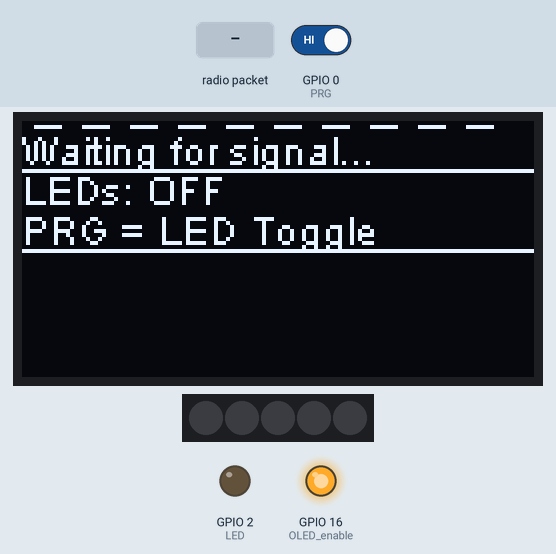
A sketch run on a simulated ESP32. Shown: 128×64 one-colour display, 5 RGB LEDs in strip order, left to right, output pins drawn as LEDs (lit = HIGH). Dashed ring = blinking. The test bench sets the inputs (shaded band); at power-on: GPIO 0 (PRG) HIGH. No radio packets arrive unless stated; what the sketch prints to the serial monitor is not drawn.

Above: at 5.16 s.
5.2 s: radio packet "---" arrives
At 5.79 s:
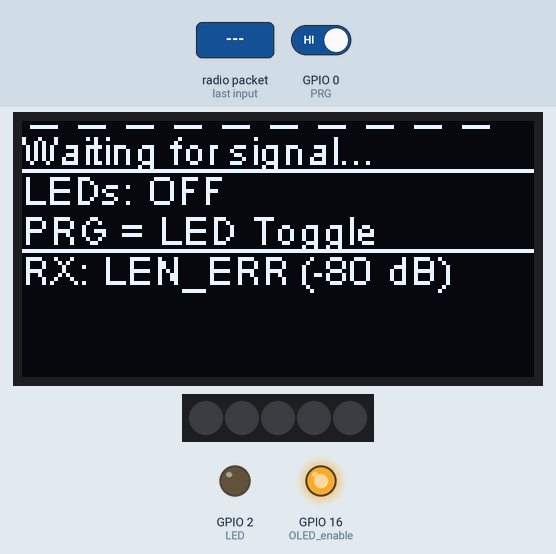
6.9 s: GPIO 0 (PRG) driven LOW
At 7.65 s:
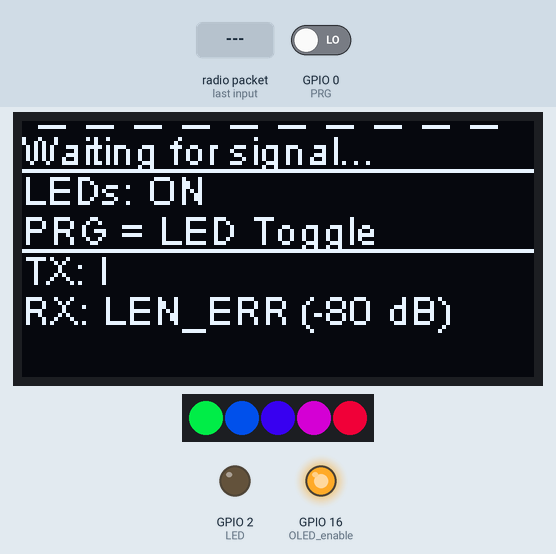
9.6 s: radio packet "I" arrives
At 9.79 s:
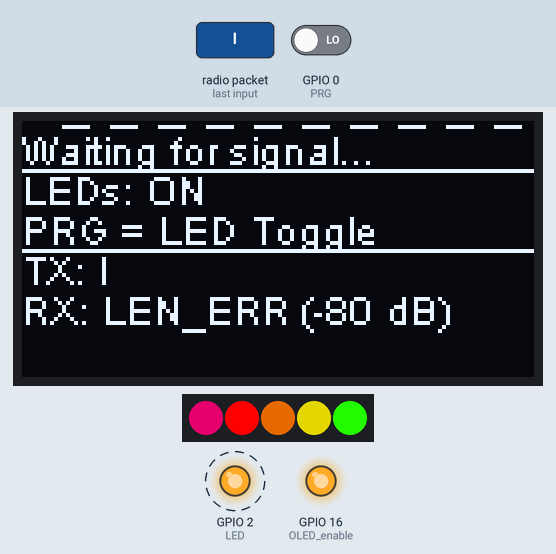
12.0 s: radio packet "O" arrives
At 12.22 s:
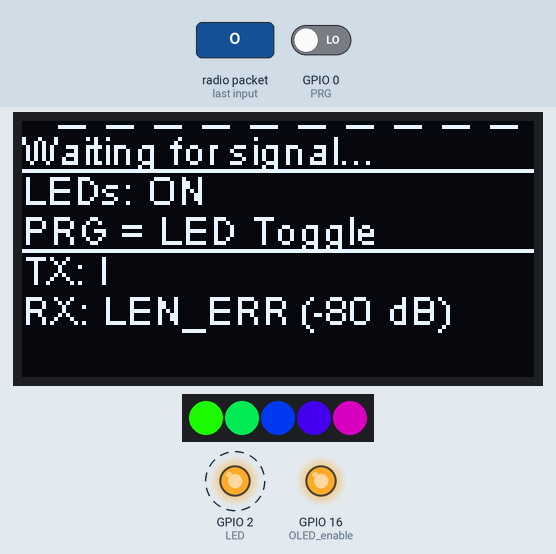
15.0 s: radio packet "0" arrives
At 15.26 s:
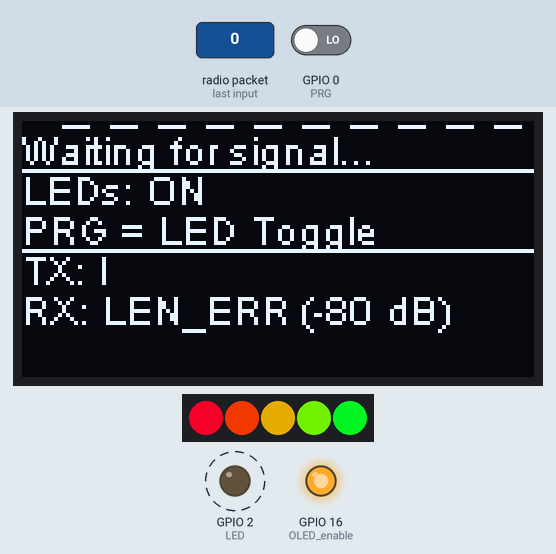
17.8 s: radio packet "5" arrives
At 18.0 s:
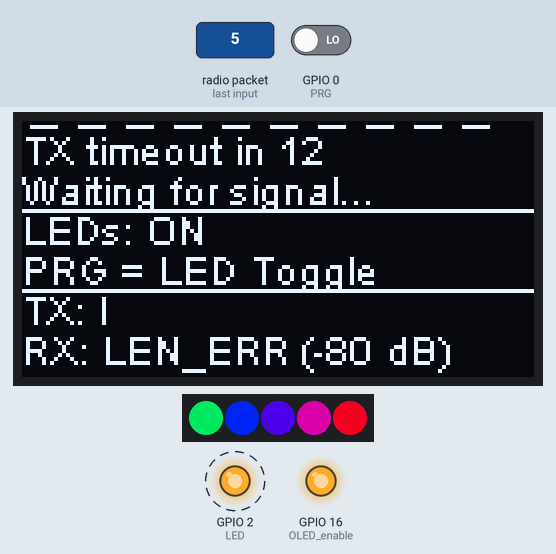
Timing chart, 0 to 23.6 s (numbered marks = the images above; inputs shaded):
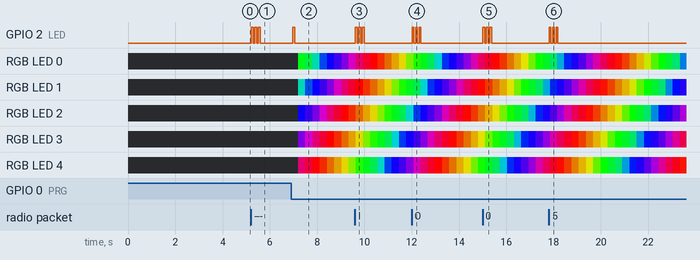

Measured:
- after the input at 5.2 s, GPIO 2 (LED): alternates HIGH for 0.08 s and LOW for 0.08 s, 6 changes in all, then stays LOW, starting at once
- after the input at 6.9 s, GPIO 2 (LED): LOW → HIGH after 0.07 s, → LOW 0.08 s later; the display: first changes after 0.30 s (image 2 shows a later state)
- after the input at 9.6 s, GPIO 2 (LED): alternates HIGH for 0.08 s and LOW for 0.08 s, 6 changes in all, then stays LOW, starting at once
- after the input at 12.0 s, GPIO 2 (LED): alternates HIGH for 0.08 s and LOW for 0.08 s, 6 changes in all, then stays LOW, starting at once
- after the input at 15.0 s, GPIO 2 (LED): alternates HIGH for 0.08 s and LOW for 0.08 s, 6 changes in all, then stays LOW, starting at once; the display: changes after 0.12 s (image 5)
- after the input at 17.8 s, GPIO 2 (LED): alternates HIGH for 0.08 s and LOW for 0.08 s, 6 changes in all, then stays LOW, starting at once

The sketch:

NeoLoRa.ino
```cpp
// This code was made for the TTGO LoRa32, but should work with the rights PINs set on any Arduino with the necessary LoRa hardware

#include "FastLED.h"
#include "SSD1306.h"
#include "SPI.h"
#include "LoRa.h"

#define SCK 5 // GPIO5 - SX1278's SCK
#define MISO 19 // GPIO19 - SX1278's MISO
#define MOSI 27 // GPIO27 - SX1278's MOSI
#define SS 18 // GPIO18 - SX1278's CS
#define RST 14 // GPIO14 - SX1278's RESET
#define DI0 26 // GPIO26 - SX1278's IRQ (interrupt request)
#define BAND 915E6 // 915E6

#define LED_PIN 21 // Neopixel Data Out Pin
#define LED_TYPE WS2812
#define COLOR_ORDER GRB
#define LED_COUNT 5 // Number of LEDs
#define BRIGHTNESS 255

#define PRG 0 // Onboard button pin
#define LED 2 // Onboard LED
#define SCRWIDTH 128 // Width of onboard OLED
#define SCRHEIGHT 64
#define YOFFSET 1 // Used to give room for the animations

String outgoing; // outgoing message

byte msgCount = 0; // count of outgoing messages
byte localAddress = 0xBB; // address of this device
byte destination = 0xFF; // destination to send to
long lastSendTime = 0; // last send time
int interval = 5000; // interval between sends

int time_offset = 0; // Used for calculating sync offset
int remote_millis = 0; // Remote device current time
bool transmitter = false; // Device defaults to receive mode - PRG button must be pressed during boot to become the new transmitter
String last_sent = ""; // Keep track of the most recent broadcasted message
String last_received = ""; // Keep track of the most recent received message
float idle_timeout = 30000; // How long, in ms, before the device defaults to transmit mode, assuming it won't get a signal
int last_rx_time = 0;  // How long since the last message

SSD1306 display(0x3c, 4, 15); // Define display
int yvals[128]; // Useful for plotting data - currently unused
int line = 0; // Used for keeping track of which line of text you're on
int lnspace = 10; // Line spacing for text
int txtheight = 10; // Used to separately calculate screen overflow
int txtoffset = 0; // Offsets the text on y axis by this many pixels - can be adjusted per-line as needed

bool led_enabled = false; // Toggle for Neopixels
CRGB leds[LED_COUNT]; // Store LED values

bool booted = false; // Variable to keep track of setup() state

bool txt(String input = "", bool scrupdate = false, int custom_line = -1) { // Draw a string with automatic line arrangement
  int txty = line * lnspace + YOFFSET;

  if (input == "---") {
    txty++;
    display.drawLine(0, txty, SCRWIDTH - 1, txty);
    txtoffset += 2;
    return true;
  }

  if (txty + txtheight > SCRHEIGHT) {
    return false;
  }

  display.drawString(0, txty, input);
  if (scrupdate) {
    display.display();
  }

  if (custom_line == -1) {
    line++; // Increment line
  }

  return true;
}

void cldsp() { // Clear display and reset line
  display.clear();
  line = 0;
}

void setup() {
  // put your setup code here, to run once:
  xTaskCreate( // Scheduled loop for handling LED updates https://techtutorialsx.com/2017/05/06/esp32-arduino-creating-a-task/
    LEDBlink, // Function
    "LEDBlink", // Task name
    10000, // Stack size
    NULL, // Parameter passed
    1, // Priority
    NULL // Handle
  );

  xTaskCreate( // Scheduled loop for handling button input
    ButtonPoll,
    "ButtonPoll",
    10000,
    NULL,
    1,
    NULL
  );

  pinMode(16, OUTPUT); // OLED enable
  pinMode(LED, OUTPUT); // Onboard LED
  pinMode(PRG, INPUT); // Onboard button

  digitalWrite(16, LOW); // set GPIO16 low to reset OLED
  delay(50);
  digitalWrite(16, HIGH); // while OLED is running, GPIO16 must go high

  // Initialize display
  display.init();
  display.flipScreenVertically();
  display.setFont(ArialMT_Plain_10);
  display.setTextAlignment(TEXT_ALIGN_LEFT);

  // Loading animation
  int dot_delay = 50;
  for (int i = 0; i < 60; i++) {
    String dots = "";
    for (int j = 0; j < i % 4; j++) {
      dots += ".";
    }

    String lorasync = "LoRa Sync Test" + dots;
    txt(lorasync);

    txt("PRG = Transmit Mode");
    txt("---");

    if (transmitter) {
      txt("Transmit Mode enabled");
    } else {
      txt("Transmit Mode will start");
      txt("automatically in " + String(int(idle_timeout/1000)) + "s");
    }

    display.display();

    delay(dot_delay);
    cldsp();
  }

  // Enable LoRa
  SPI.begin(SCK, MISO, MOSI, SS);
  LoRa.setPins(SS, RST, DI0);
  if (!LoRa.begin(868)) {
    txt("Starting LoRa failed!", true);
    while (1);
  }

  // Initialize FastLED
  FastLED.addLeds<LED_TYPE, LED_PIN, COLOR_ORDER>(leds, LED_COUNT)
  .setCorrection(TypicalLEDStrip)
  .setDither(BRIGHTNESS < 255);

  FastLED.setBrightness(BRIGHTNESS);
  FastLED.clear();
  FastLED.show();

  if (transmitter) { // Send initial sync message
    String message = String(millis());
    sendMessage(message);
    lastSendTime = millis();
  }

  booted = true;
}

void loop() {
  cldsp();

  last_rx_time = millis() + time_offset - remote_millis; // Calculate how long since the last message
  if (!transmitter) {
    if (last_rx_time > idle_timeout) {
      transmitter = true;
    } else if (last_rx_time > idle_timeout * .5) {
      txt("TX timeout in " + String(int((idle_timeout - last_rx_time) / 1000)));
    }
  }

  int x_prog;

  if (transmitter) {
    x_prog = int(((millis() % 1000) / 1000.0) * SCRWIDTH); // Used for calculating the x position of the moving part on the sync animations

    txt("Transmitting...");

    if (millis() % 2000 < 1000) { // Animate using millis as reference
      display.drawLine(0, 1, x_prog, 1);
    } else { // Even other second
      display.drawLine(x_prog, 1, SCRWIDTH - 1, 1);
    }

    if (millis() - lastSendTime > interval) { // Broadcast millis every interval
      String message = String(millis());
      sendMessage(message);
      lastSendTime = millis();
    }

  } else if (!time_offset) { // Waiting for signal
    txt("Waiting for signal...");

    // Waiting for signal animation
    int dashes = 10;
    int dash_space = int((SCRWIDTH - 1) / dashes);
    int dash_width = (SCRWIDTH - 1) / dashes / 2;
    int dash_offset = int((-millis() * .02)) % dash_space;

    for (int i = 0; i < dashes; i++) {
      display.drawLine(dash_space * i + dash_offset, 1, // x1, y1
                       dash_space * i + dash_width + dash_offset, 1); // x2, y2
    }

  } else { // Signal received
    x_prog = int((((millis() + time_offset) % 1000) / 1000.0) * SCRWIDTH); // Used for calculating the x position of the moving part on the sync animations

    txt("Receiving...");

    if ((millis() + time_offset) % 2000 < 1000) { // Opposite behavior of transmitter
      display.drawLine(SCRWIDTH - 1, 1, SCRWIDTH - 1 - x_prog, 1);
    } else {
      display.drawLine(SCRWIDTH - 1 - x_prog, 1, 0, 1);
    }
  }

  txt("---");

  if (led_enabled) { // Display LED status
    txt("LEDs: ON");
  } else {
    txt("LEDs: OFF");
  }

  txt("PRG = LED Toggle");

  txt("---");

  if (last_sent != "")  {
    String tx = "TX: " + last_sent;
    txt(tx);
  }

  if (last_received != "") {
    String rx = "RX: " + last_received + " (" + String(LoRa.packetRssi(), DEC) + " dB)";
    txt(rx);
  }

  display.display();
  onReceive(LoRa.parsePacket());

  delay(5); // For general loop stability
}
```

LoRa.ino
```cpp
void flash(int num_flashes = 1, int flash_speed = 75) {
  for (int i = 0; i < num_flashes; i++) {
    digitalWrite(LED, HIGH);
    delay(flash_speed);
    digitalWrite(LED, LOW);
    delay(flash_speed);
  }
}

void sendMessage(String outgoing) {
  last_sent = outgoing;
  LoRa.beginPacket();                   // start packet
  LoRa.write(destination);              // add destination address
  LoRa.write(localAddress);             // add sender address
  LoRa.write(msgCount);                 // add message ID
  LoRa.write(outgoing.length());        // add payload length
  LoRa.print(outgoing);                 // add payload
  LoRa.endPacket();                     // finish packet and send it
  msgCount++;                           // increment message ID

  // Flash Onboard LED once for outgoing message
  flash();
}

void onReceive(int packetSize) {
  if (packetSize == 0) return;          // if there's no packet, return

  // read packet header bytes:
  int recipient = LoRa.read();          // recipient address
  byte sender = LoRa.read();            // sender address
  byte incomingMsgId = LoRa.read();     // incoming msg ID
  byte incomingLength = LoRa.read();    // incoming msg length

  String incoming = "";

  while (LoRa.available()) {
    incoming += (char)LoRa.read();
  }

  if (incomingLength != incoming.length()) {   // check length for error
    Serial.println("error: message length does not match length");
    last_received = "LEN_ERR";
    flash(3);
    return;                             // skip rest of function
  }

  // if the recipient isn't this device or broadcast,
  if (recipient != localAddress && recipient != 0xFF) {
    Serial.println("This message is not for me.");
    last_received = "WRONG_DEV";
    flash(3);
    return;                             // skip rest of function
  }

  last_received = incoming;

  if (incoming == "I") {
    led_enabled = true;
  } else if (incoming == "O") {
    led_enabled = false;
    FastLED.clear();
    FastLED.show();
  } else if (incoming.toInt()) { // Calculate time_offset for sync
    transmitter = false;
    remote_millis = incoming.toInt();
    time_offset = remote_millis - millis();
  }

  // Flash Onboard LED twice for incoming message
  flash(2);
}
```

NeoPixels.ino
```cpp
void LEDBlink(void * parameter) { // Run FastLED commands here
  while (true) {
    byte hue = millis() * .05;
    if (led_enabled) {
      for (int i = 0; i < LED_COUNT; i++) {
        leds[i] = CHSV((hue + i*30)%255, 255, 255);
      }
      FastLED.show();
    }
    delay(5);
  }
}
```

onBoard.ino
```cpp
// Button

bool buttonState = false;
bool prevButtonState = false;

void ButtonPoll(void * parameter) { // Run FastLED commands here
  while (true) {
    buttonState = !digitalRead(PRG); // Button reads HIGH when released

    if (prevButtonState != buttonState) {
      prevButtonState = buttonState;

      if (buttonState) {
        if (!booted) { // Code to run before setup() is complete
          transmitter = true;
        } else {
          led_enabled = !led_enabled;
          if (led_enabled) {
            sendMessage("I");
          } else {
            sendMessage("O");
            FastLED.clear();
            FastLED.show();
          }
        }
      }
    }

    delay(5); // For stability
  }
}

// OLED

/*bool txt(String input = "----", int custom_line = -1) { // Draw a string with automatic line arrangement
  int txty = line*lnspace+YOFFSET;

  if (txty+txtheight > SCRHEIGHT) { return false; }

  display.drawString(0, txty, input);
  display.display();

  if (custom_line == -1) {
    line++; // Increment line
  }

  return true;
}

void cldsp() { // Clear display and reset line
  display.clear();
  line = 0;
}*/
```
